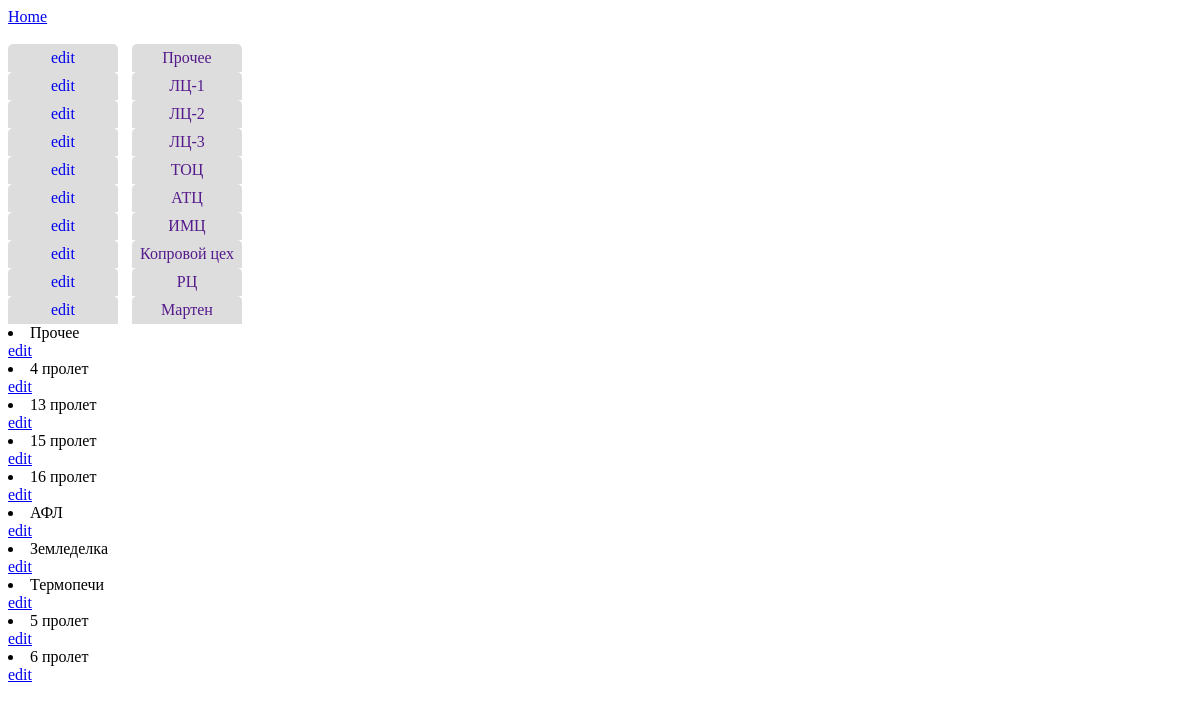
/shops&locs_list.php, run on the app's committed database.
### tables this page shows
CREATE TABLE `shops` (
  `id_shop` int(2) NOT NULL,
  `shop` varchar(50) NOT NULL
);

CREATE TABLE `locations` (
  `id_loc` int(2) NOT NULL,
  `id_shop` int(2) NOT NULL,
  `location` varchar(50) NOT NULL
);

### classes/DB_list_loc_selectClass.php (the view, shortened to what this page needs)
<?php
	class DB_list_loc_select extends DB {
		function Db_manipulation() {
			$field0 = mysqli_fetch_field_direct($this->result, 0);
			$field1 = mysqli_fetch_field_direct($this->result, 1);
			while ($row = mysqli_fetch_array($this->result, MYSQLI_BOTH))    {
				$class_name = $field1->name;
				$class_num = $row['id_shop'];
				$content = $row[2];
				$href = 'view_s_l.php?id='.$row['id_loc'].'&amp;table='.$this->db_table.'&amp;id_name='.$field0->name;
?>
				<li class="<?php echo $class_name.'_'.$class_num; ?>"><span class="list_loc"> <?php echo $content; ?> </span></li>
				<a class ="<?php echo $class_name.'_'.$class_num; ?>" href="<?php echo $href; ?>"><span class ="edit_sign">edit</span></a>
<?php
			}
		}
	}
?>

### shops&locs_list.php (shortened to what this page needs)
<a href="index.php">Home</a> <br> <br>
<link rel="stylesheet" type="text/css" href="css/style.css">
<?php
	$shop_list = new DB_list_shop_select("SELECT", "*", "shops", "","ORDER BY id_shop ASC", "","","");
	$loc_list = new DB_list_loc_select("SELECT", "*", "locations", "","ORDER BY id_shop ASC, (location+0) ASC", "","","");
?>
<div class="shops&locs">
	<div class="shops_list">
		<?php $shop_list->Db_start(); ?>
	</div>
	<div class="locs_list">
		<?php $loc_list->Db_start(); ?>
	</div>
</div>

### classes/DBClass.php (shortened to what this page needs)
<?php
	class DB {
		public $db_query_type;
		var $db_selection;
		var $db_table;
		var $db_inner;
		var $db_order;
		var $db_where;
		var $dbc;
		var $query;
		function __construct($db1, $db2, $db3, $db4, $db5, $db6, $db7, $db8) {
			$this->db_query_type = $db1;
			$this->db_selection = $db2;
			$this->db_table = $db3;
			$this->db_inner = $db4;
			$this->db_order = $db5;
			$this->db_where = $db6;
		}
		function Db_start() {
			switch ($this->db_query_type) {
				case "SELECT":
					$this->Db_result();
					$this->Db_manipulation();
					break;
			}
		}
		function Db_connect() {
			$this->dbc = mysqli_connect('s1.localhost', 'root', 'root', 'asutp')
				or die ('Ошибка соединения с MySQL-server');
		}
		function Db_select() {
			$this->query = $this->db_query_type." ".$this->db_selection." FROM ".$this->db_table." ".
			$this->db_inner." ".$this->db_where." ".$this->db_order." ";
		}
		function Db_result() {
			$this->result = mysqli_query($this->dbc, $this->query)
				or die ("Ошибка выполнения запроса к базе данных\n<br>Query:".$this->query.
					"<br>Error: (".mysqli_errno($this->dbc).") ".mysqli_error($this->dbc));
		}
	}
?>

### classes/DB_list_shop_selectClass.php (shortened to what this page needs)
<?php
	class DB_list_shop_select extends DB {
		function Db_manipulation() {
			$field0 = mysqli_fetch_field_direct($this->result, 0);
			while ($row = mysqli_fetch_array($this->result, MYSQLI_BOTH))    {
				$class_name = $field0->name;
				$class_num = $row['id_shop'];
				$content = $row[1];
				$href = 'view_s_l.php?id='.$row['id_shop'].'&amp;table='.$this->db_table.'&amp;id_name='.$field0->name;
?>
				<a class ="edit_sign" href="<?php echo $href; ?>"><span>edit</span></a>
				<a href="" class="<?php echo $class_name.'_'.$class_num; ?>" ><span class="list_shop"> <?php echo $content; ?> </span></a><br>
<?php
			}
		}
	}
?>

### css/style.css (style rules this page uses)
.shops_list a span { display: inline-block; border-radius: 5px 5px 0 0; width: 100px; margin-right: 10px; text-align: center; background: #ddd; padding: 5px; }

### data on the page
shops: shop "Прочее"
shops: shop "ЛЦ-1"
shops: shop "ЛЦ-2"
shops: shop "ЛЦ-3"
shops: shop "ТОЦ"
shops: shop "АТЦ"
shops: shop "ИМЦ"
shops: shop "Копровой цех"
shops: shop "РЦ"
shops: shop "Мартен"
locations: location "Прочее"
locations: location "4 пролет"
locations: location "13 пролет"
locations: location "15 пролет"
locations: location "16 пролет"
locations: location "АФЛ"
locations: location "Земледелка"
locations: location "Термопечи"
locations: location "5 пролет"
locations: location "6 пролет"
